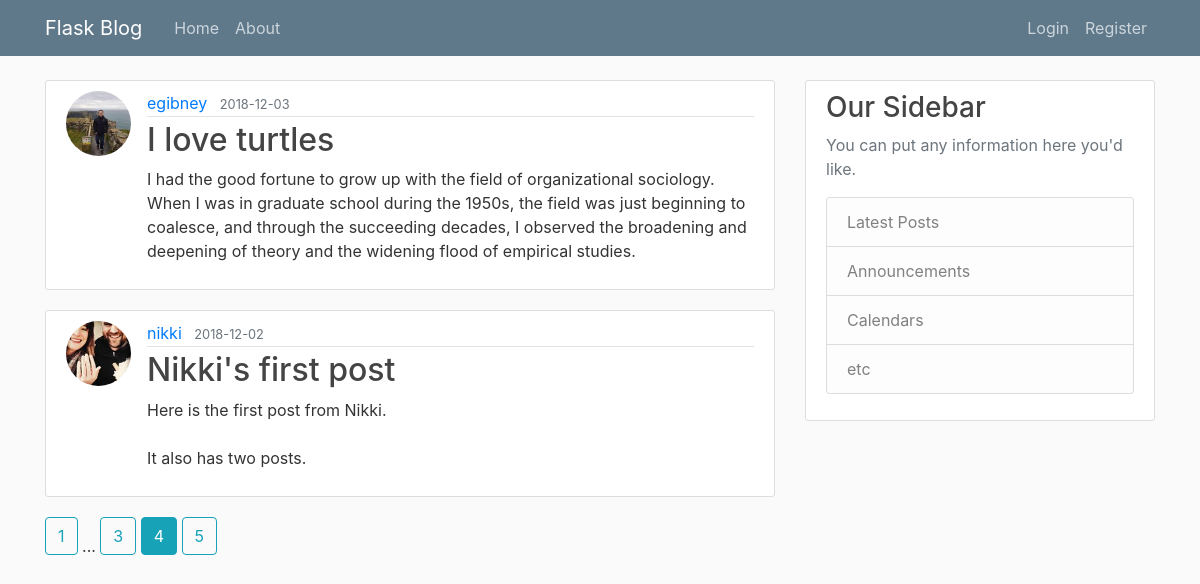
/home?page=4, run on the app's committed database.
### flaskblog/models.py (models this page shows, shortened)
class Post(db.Model):
    id = db.Column(db.Integer, primary_key=True)
    title = db.Column(db.String(100), nullable=False)
    date_posted = db.Column(db.DateTime, nullable=False, default=datetime.utcnow)
    content = db.Column(db.Text, nullable=False)
    user_id = db.Column(db.Integer, db.ForeignKey('user.id'), nullable=False)

class User(db.Model, UserMixin):
    id = db.Column(db.Integer, primary_key=True)
    username = db.Column(db.String(20), unique=True, nullable=False)
    email = db.Column(db.String(120), unique=True, nullable=False)
    image_file = db.Column(db.String(20), nullable=False, default='default.jpg')
    password = db.Column(db.String(60), nullable=False)
    posts = db.relationship('Post', backref='author', lazy=True)

### flaskblog/main/routes.py (the view)
@main.route("/")
@main.route("/home")
def home():
    page = request.args.get('page',1, type=int)
    posts = Post.query.order_by(Post.date_posted.desc()).paginate(page=page, per_page=2)
    return render_template('home.html', posts=posts)

### flaskblog/templates/home.html
{% extends "layout.html" %}
{% block content %}
  {% for post in posts.items %}
    <article class="media content-section">
      <img class="rounded-circle article-img" src="{{ url_for('static', filename='profile_pics/' + post.author.image_file) }}">
      <div class="media-body">
        <div class="article-metadata">
          <a class="mr-2" href="{{ url_for('users.user_posts',username=post.author.username) }}">{{ post.author.username }}</a>
          <small class="text-muted">{{ post.date_posted.strftime('%Y-%m-%d') }}</small>
        </div>
        <h2><a class="article-title" href="{{ url_for('posts.post', post_id=post.id) }}">{{ post.title }}</a></h2>
        <p class="article-content">{{ post.content }}</p>
      </div>
    </article>
  {% endfor %}
  {% for page_num in posts.iter_pages(left_edge=1, right_edge=1, left_current=1, right_current=2) %}
    {% if page_num %}
      {% if posts.page == page_num %}
        <a class="btn btn-info mb-4" href="{{ url_for('main.home', page=page_num) }}">{{ page_num }}</a>
      {% else %}
        <a class="btn btn-outline-info mb-4" href="{{ url_for('main.home', page=page_num) }}">{{ page_num }}</a>
      {% endif %}
    {% else %}
        ...
    {% endif %}
  {% endfor %}
{% endblock %}

### flaskblog/static/main.css (style rules this page uses)
body { background: #fafafa; color: #333333; margin-top: 5rem; }
h1, h2, h3, h4, h5, h6 { color: #444444; }
.content-section { background: #ffffff; padding: 10px 20px; border: 1px solid #dddddd; border-radius: 3px; margin-bottom: 20px; }
.article-title { color: #444444; }
.article-content { white-space: pre-line; }
.article-img { height: 65px; width: 65px; margin-right: 16px; }
.article-metadata { padding-bottom: 1px; margin-bottom: 4px; border-bottom: 1px solid #e3e3e3 }

### data on the page
Post: image_file (picture), author.username "egibney", date_posted "2018-12-03", title "I love turtles", content "I had the good fortune to grow up with the field of organizational sociology. When I was in graduate school during the 1950s, the field was just beginning to coalesce, and through the succeeding decades, I observed the broadening and deepening of theory and the widening flood of empirical studies."
Post: image_file (picture), author.username "nikki", date_posted "2018-12-02", title "Nikki's first post", content "Here is the first post from Nikki. It also has two posts."

### other printed values
{{ page_num }} "1" "3" "5"
{{ page_num }} "4"
